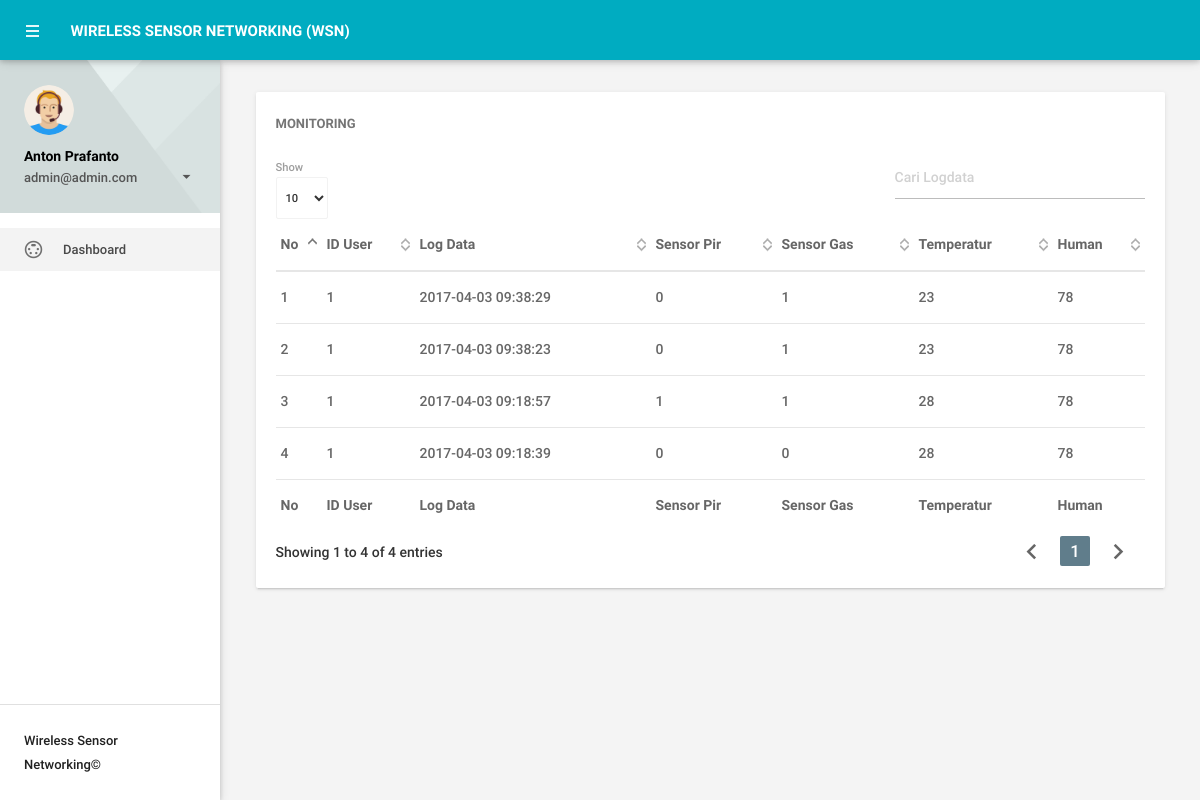
The app's page /index.php (signed in) with its own data.
### tables this page shows
CREATE TABLE `user` (
  `id` int(10) NOT NULL,
  `name` varchar(30) NOT NULL,
  `username` varchar(10) NOT NULL,
  `email` varchar(20) NOT NULL,
  `password` text NOT NULL
);

CREATE TABLE `data_root1` (
  `id` int(10) NOT NULL,
  `id_primary` int(2) NOT NULL,
  `logdata` datetime NOT NULL,
  `pir` int(10) NOT NULL,
  `gas` int(10) NOT NULL,
  `temp` int(10) NOT NULL,
  `hum` int(10) NOT NULL
);

### model/function.php (the view, shortened to what this page needs)
<?PHP
	class Connection
	{
		public function __construct(){
			$conn = new mysqli(DB_SERVER, DB_USERNAME, DB_PASSWORD, DB_DATABASE);
			if ($conn->connect_errno) {
				printf("Couldn connect to database: %s\n", $conn->connect_error);
				die();
			}else{
				$this->db = $conn;
			}
		}
	}
	class User extends Connection {
		private $_table = 'user';
		private $_id = 'id';
		private $_dataRoot = 'data_root1';
		public function get_data($id){
			$query="SELECT * FROM $this->_table WHERE $this->_id='$id' ";
			$result = $this->db->query($query);
			$user_data=$result->fetch_object();
			return $user_data;
		}
		public function get_user_data($id){
			$result = $this->db->query("SELECT * FROM $this->_dataRoot WHERE id='$id' ");
			$no = 1;
			while ($show = $result->fetch_array()) {
				echo "<tr>";
				echo "<td>".$no++."</td>";
				echo "<td>".$show['id']."</td>";
				echo "<td>".$show['logdata']."</td>";
				echo "<td>".$show['pir']."</td>";
				echo "<td>".$show['gas']."</td>";
				echo "<td>".$show['temp']."</td>";
				echo "<td>".$show['hum']."</td>";
				echo "</tr>";
			}
		}
	}
?>

### index.php (shortened to what this page needs)
<?PHP
    include_once 'model/function.php';
    $user = new User();
    $id=$_SESSION['id'];
    $get = $user->get_data($id);
?>
<!DOCTYPE html>
<html lang="en">
    <head>
        <link type="text/css" rel="stylesheet" href="assets/plugins/materialize/css/materialize.min.css"/>
        <link href="assets/css/custom.css" rel="stylesheet" type="text/css"/>
        <link href="assets/plugins/material-preloader/css/materialPreloader.min.css" rel="stylesheet">
        <link href="assets/plugins/datatables/css/jquery.dataTables.min.css" rel="stylesheet">
        <link href="assets/plugins/sweetalert/sweetalert.css" rel="stylesheet" type="text/css"/>
        <link href="assets/css/alpha.min.css" rel="stylesheet" type="text/css"/>
        <link href="assets/css/custom.css" rel="stylesheet" type="text/css"/>
    </head>
    <body>
        <div class="mn-content fixed-sidebar">
            <header class="mn-header navbar-fixed">
                <nav class="cyan darken-1">
                    <div class="nav-wrapper row">
                        <section class="material-design-hamburger navigation-toggle">
                            <a href="javascript:void(0)" data-activates="slide-out" class="button-collapse show-on-large material-design-hamburger__icon">
                                <span class="material-design-hamburger__layer"></span>
                            </a>
                        </section>
                        <div class="header-title col s4 m4">
                            <span class="chapter-title">Wireless Sensor Networking (WSN)</span>
                        </div>
                    </div>
                </nav>
            </header>
            <aside id="slide-out" class="side-nav white fixed">
                <div class="side-nav-wrapper">
                    <div class="sidebar-profile">
                        <div class="sidebar-profile-image">
                            <img src="assets/images/profile-image.png" class="circle" alt="">
                        </div>
                        <div class="sidebar-profile-info">
                            <a href="javascript:void(0);" class="account-settings-link">
                                <p><?PHP echo ucwords($get->name)?></p>
                                <span><?PHP echo $get->email?><i class="material-icons right">arrow_drop_down</i></span>
                            </a>
                        </div>
                    </div>
                <ul class="sidebar-menu collapsible collapsible-accordion" data-collapsible="accordion">
                    <li class="no-padding active"><a class="waves-effect waves-grey active" href="index.php"><i class="material-icons">settings_input_svideo</i>Dashboard</a></li>
                </ul>
                <div class="footer">
                    <p class="copyright">Wireless Sensor Networking©</p>
                </div>
                </div>
            </aside>
            <main class="mn-inner">
                <div class="row">
                   <div class="col s12 m12 l12">
                        <div class="card">
                            <div class="card-content">
                                <div class="card-options"> </div>
                                <span class="card-title">Monitoring </span>
                                <table id="logData" class="display responsive-table">
                                    <thead>
                                        <tr>
                                            <th>No</th>
                                            <th>ID User</th>
                                            <th>Log Data</th>
                                            <th>Sensor Pir</th>
                                            <th>Sensor Gas</th>
                                            <th>Temperatur</th>
                                            <th>Human</th>
                                        </tr>
                                    </thead>
                                     <tfoot>
                                        <tr>
                                            <th>No</th>
                                            <th>ID User</th>
                                            <th>Log Data</th>
                                            <th>Sensor Pir</th>
                                            <th>Sensor Gas</th>
                                            <th>Temperatur</th>
                                            <th>Human</th>
                                        </tr>
                                    </tfoot>
                                    <tbody>
                                        <?PHP
                                             $user->get_user_data($id);
                                        ?>
                                    </tbody>
                                </table>
                            </div>
                        </div>
                    </div>
                </div>
            </main>
        </div>
        <div class="left-sidebar-hover"></div>
    </body>
</html>

### records on screen
user: name "Anton Prafanto", email "admin@admin.com"
data_root1: id "1", logdata "2017-04-03 09:38:29", pir "0", gas "1", temp "23", hum "78"
data_root1: id "1", logdata "2017-04-03 09:38:23", pir "0", gas "1", temp "23", hum "78"
data_root1: id "1", logdata "2017-04-03 09:18:57", pir "1", gas "1", temp "28", hum "78"
data_root1: id "1", logdata "2017-04-03 09:18:39", pir "0", gas "0", temp "28", hum "78"
